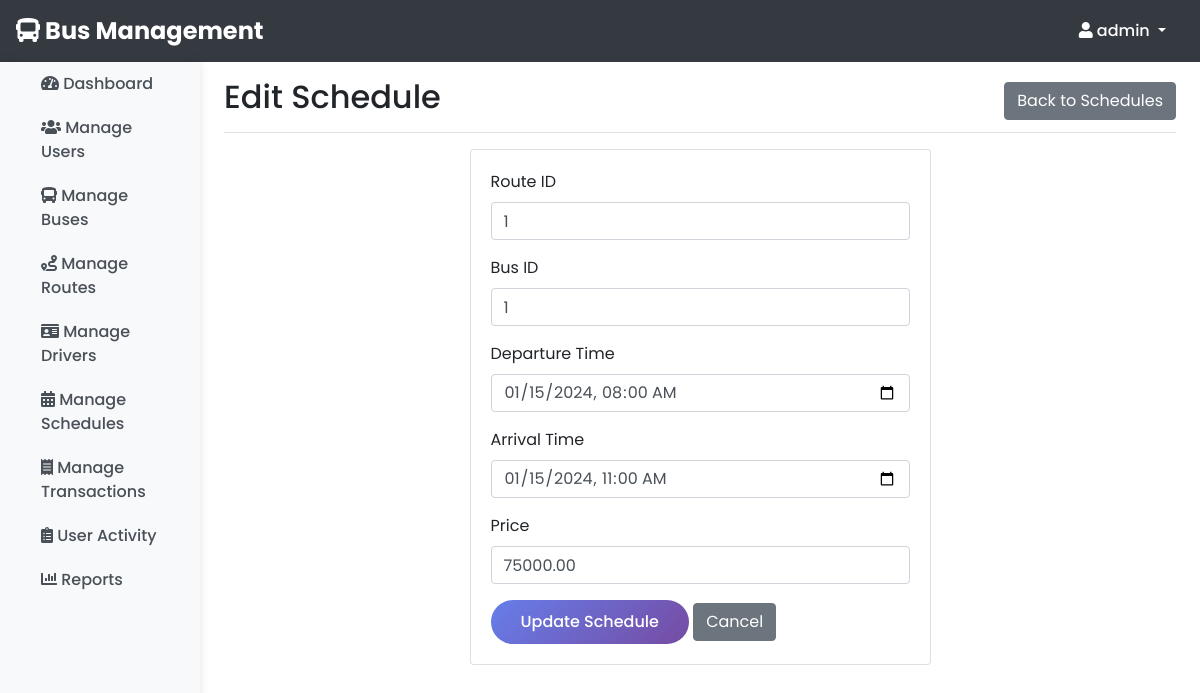
The page /admin/edit_schedule.php?id=1 (signed in) on the database its author committed.
### tables this page shows
CREATE TABLE `schedules` (
  `id` int(11) NOT NULL,
  `bus_id` int(11) NOT NULL,
  `route_id` int(11) NOT NULL,
  `departure_time` datetime NOT NULL,
  `arrival_time` datetime NOT NULL,
  `price` decimal(10,2) NOT NULL
);

### admin/edit_schedule.php (the view, shortened to what this page needs)
<?php
require '../includes/header.php';
$schedule_id = $_GET['id'];
$conn = getConnection();
$stmt = $conn->prepare("SELECT * FROM schedules WHERE id = ?");
$stmt->bind_param("i", $schedule_id);
$stmt->execute();
$result = $stmt->get_result();
$schedule = $result->fetch_assoc();
?>
<div class="container-fluid">
    <div class="row">
        <?php include '../includes/admin_sidebar.php'; ?>
        <main role="main" class="col-md-9 ml-sm-auto col-lg-10 px-4">
            <div class="d-flex justify-content-between flex-wrap flex-md-nowrap align-items-center pt-3 pb-2 mb-3 border-bottom">
                <h1 class="h2">Edit Schedule</h1>
                <a href="manage_schedules.php" class="btn btn-secondary">Back to Schedules</a>
            </div>
            <div class="row justify-content-center">
                <div class="col-md-6">
                    <div class="card">
                        <div class="card-body">
                            <form method="POST">
                                <div class="form-group">
                                    <label for="route_id">Route ID</label>
                                    <input type="number" class="form-control" id="route_id" name="route_id" value="<?= $schedule['route_id'] ?>" required>
                                </div>
                                <div class="form-group">
                                    <label for="bus_id">Bus ID</label>
                                    <input type="number" class="form-control" id="bus_id" name="bus_id" value="<?= $schedule['bus_id'] ?>" required>
                                </div>
                                <div class="form-group">
                                    <label for="departure_time">Departure Time</label>
                                    <input type="datetime-local" class="form-control" id="departure_time" name="departure_time" value="<?= date('Y-m-d\TH:i', strtotime($schedule['departure_time'])) ?>" required>
                                </div>
                                <div class="form-group">
                                    <label for="arrival_time">Arrival Time</label>
                                    <input type="datetime-local" class="form-control" id="arrival_time" name="arrival_time" value="<?= date('Y-m-d\TH:i', strtotime($schedule['arrival_time'])) ?>" required>
                                </div>
                                <div class="form-group">
                                    <label for="price">Price</label>
                                    <input type="number" class="form-control" id="price" name="price" value="<?= $schedule['price'] ?>" required>
                                </div>
                                <button type="submit" class="btn btn-primary">Update Schedule</button>
                                <a href="manage_schedules.php" class="btn btn-secondary">Cancel</a>
                            </form>
                        </div>
                    </div>
                </div>
            </div>
        </main>
    </div>
</div>
<?php require '../includes/footer.php'; ?>

### rows shown on the page
schedules: route_id "1", bus_id "1", departure_time "01/15/2024 08:00", arrival_time "01/15/2024 11:00", price "75000.00"

### other values the page prints
$_SESSION['username'] "admin"
